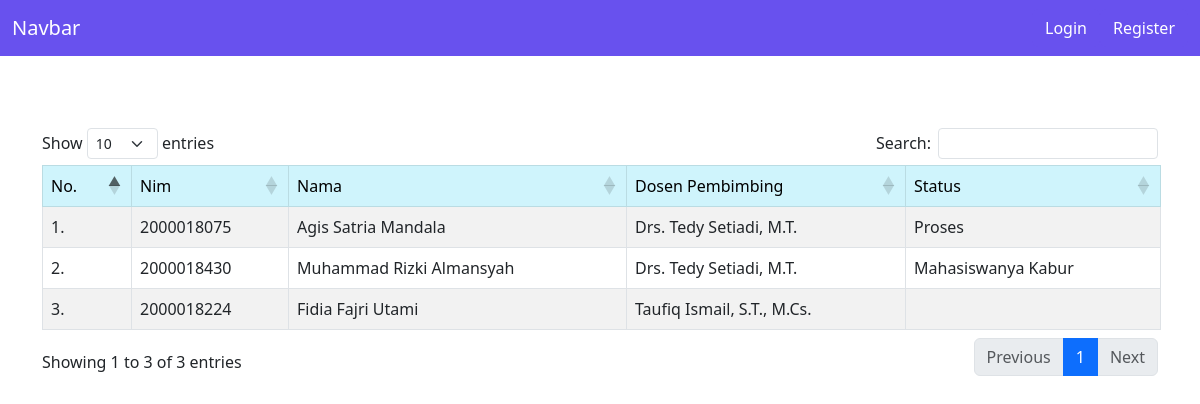
The app's page /, older data.
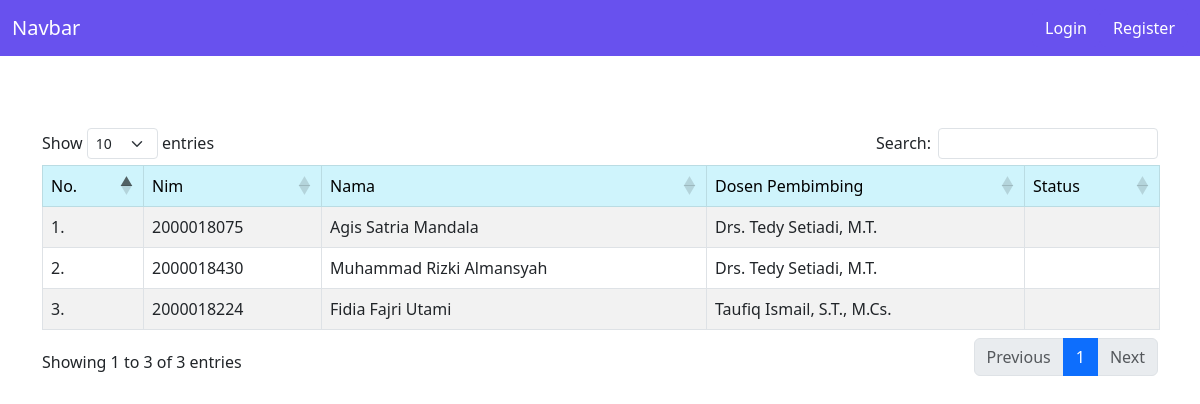
The same page, newer data.
### tables this page shows
CREATE TABLE `mahasiswa` (
  `id` int(11) NOT NULL,
  `nim` int(20) NOT NULL,
  `nama` varchar(255) NOT NULL,
  `email` varchar(255) NOT NULL,
  `dosenPembimbing` varchar(255) NOT NULL,
  `password` varchar(255) NOT NULL,
  `status` varchar(100) NOT NULL
);

### application/controllers/Home.php (called while the page is built, shortened)
<?php
class Home extends CI_Controller
{
	public function __construct()
	{
		$this->load->database();
		$this->load->model('M_mahasiswa');
		$this->load->library('form_validation');
	}
	public function index()
	{
		$data['data'] = $this->M_mahasiswa->dataMahasiswa();
		$this->load->view('view_home', $data);
	}
}

### index.php (called while the page is built, shortened)
<?php
require_once BASEPATH.'core/CodeIgniter.php';

### application/models/M_mahasiswa.php (called while the page is built, shortened)
<?php
class M_mahasiswa extends CI_Model
{
    function dataMahasiswa()
    {
        $query = $this->db->get('mahasiswa');
        return $query->result();
    }
}

### application/views/view_home.php (the view, shortened to what this page needs)
<!DOCTYPE html>
<html lang="en">
<head>
    <link href="https://cdn.jsdelivr.net/npm/bootstrap@5.3.0/dist/css/bootstrap.min.css" rel="stylesheet">
    <link href="https://cdn.datatables.net/1.13.2/css/dataTables.bootstrap5.min.css" rel="stylesheet">
</head>
<body>
    <header>
    <nav class="navbar" data-bs-theme="dark" style="background-color: #6851EE;">
        <div class="container-fluid">
            <a class="navbar-brand">Navbar</a>
            <div class="d-flex" role="search">
                <a class="btn" href="<?php echo base_url('login/index'); ?>" style="background-color: #6851EE; color: white;">Login</a>
                <a class="btn" href="<?php echo base_url('registrasi/index'); ?>" style="background-color: #6851EE; color: white;">Register</a>
                </div>
        </div>
    </nav>
    </header><br><br><br>
    <div class="container">
    <div class="table-responsive-sm">
    <table class="table table-hover table-bordered table-striped" id="table">
        <thead class="table-info">
            <tr>
                <td>No.</td>
                <td>Nim</td>
                <td>Nama</td>
                <td>Dosen Pembimbing</td>
                <td>Status</td>
            </tr>
        </thead>
        <tbody>
        <?php
        $i = 1;
        if (!empty($data)) {
            foreach ($data as $row) {
        ?>
                <tr>
                    <td><?php echo $i++ ?>.</td>
                    <td><?php echo $row->nim ?></td>
                    <td><?php echo $row->nama ?></td>
                    <td><?php echo $row->dosenPembimbing ?></td>
                    <td><?php echo $row->status ?></td>
                </tr>
        <?php
            }
        } else {
            echo "<td colspan='5'>Data Tidak Ditemukan !</td>";
        }
        ?>
        </tbody>
    </table>
    </div>
    </div>
</body>
</html>

Row changes from the older to the newer data that the page shows:
changed mahasiswa "Agis Satria Mandala": status "Proses" → (not shown)
changed mahasiswa "Muhammad Rizki Almansyah": status "Mahasiswanya Kabur" → (not shown)
